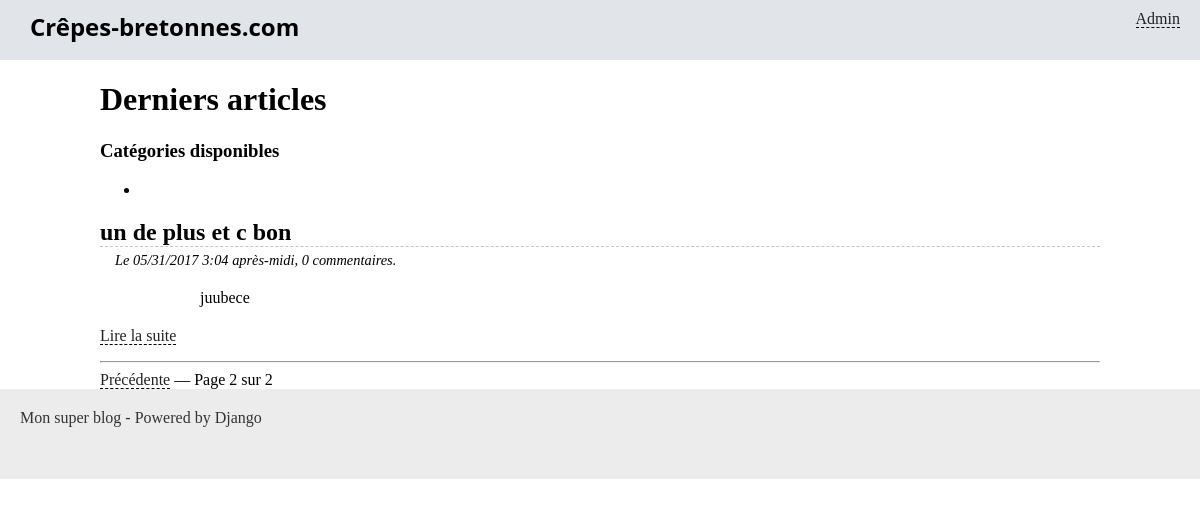
Screenshot of /blog/?page=2 with the database file from the repository.
### blog/models.py (models this page shows, shortened)
class Article(models.Model):
    titre = models.CharField(max_length=100)
    slug = models.SlugField()
    auteur = models.CharField(max_length=42)
    contenu = models.TextField(null=True)
    date = models.DateTimeField(verbose_name="Date de parution",
                                auto_now_add=True, auto_now=False)
    is_visible = models.BooleanField(verbose_name="Article publié ?",
                                     default=False)
    categorie = models.ForeignKey('Categorie')

### blog/views.py (the view)
# urls.py: url(r'^categorie/(\d+)$', ListeArticles.as_view(), name='blog_categorie'),
class ListeArticles(ListView):
    model = Article
    context_object_name = "derniers_articles"
    template_name = "blog/accueil.html"
    paginate_by = 5
    def get_context_data(self, **kwargs):
        context = super(ListeArticles, self).get_context_data(**kwargs)
        context['categories'] = Categorie.objects.all()
        return context

### crepes/context_processors.py (called while the page is built)
def get_infos(request):
    date_actuelle = datetime.now()
    return {'date_actuelle': date_actuelle}

def inject_constantes(request):
	return {'taux_change': 1.41}

def inject_taux_change(request):
	return {'taux_change': 1.618033989}

### blog/templates/blog/accueil.html (shortened to what this page needs)
{% extends "blog/base.html" %}
{% block content %}
	<h1>Derniers articles</h1>
	<h3>Catégories disponibles</h3>
<ul>
{% for categorie in categories %}
    <li><a href="{% url "blog_categorie" categorie.id %}">{{ categorie.nom }}</a></li>
{% endfor %}
</ul>
	{% for article in derniers_articles %}
		<h2 class="titre-article">{{ article.titre }}</h2>
		<p class="infos-article">Le {{ article.date|date:'SHORT_DATETIME_FORMAT' }}, {{article.comment_set.count}} commentaires.</p>
		<div class="contenu-article">
			{{ article.contenu|safe|truncatewords_html:30 }}
		</div>
		<p><a href="{% url 'blog_lire' article.pk %}">Lire la suite</a></p>
		<hr />
	{% endfor %}
{% if is_paginated %}
    <div class="pagination">
           {% if page_obj.has_previous %}
               <a href="?page={{ page_obj.previous_page_number }}">Précédente</a> —
           {% endif %}
           Page {{ page_obj.number }} sur {{ page_obj.paginator.num_pages }}
    </div>
{% endif %}
{% endblock %}

### blog/static/blog/styles.css (style rules this page uses)
* { box-sizing: border-box; }
body { margin: 0; padding: 0; }
a { color: #222; border-bottom: 1px dashed #000; text-decoration: none; }
.titre-article, .titre-comments { border-bottom: 1px dashed #c3c3c3; margin-bottom: 0; }
.infos-article { margin: 5px 0 0 15px; font-style: italic; font-size: 0.9em; }
.contenu-article { margin: 20px auto; width: 80%; }

### rows the page displays
Article: titre "un de plus et c bon", date "05/31/2017 3:04 après-midi", comment_set.count "0", contenu "juubece"

### other values shown
{{ page_obj.number }} "2"
{{ page_obj.paginator.num_pages }} "2"
